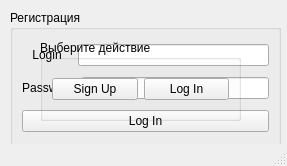
<?xml version="1.0" encoding="UTF-8"?>
<ui version="4.0">
 <class>LogWindow</class>
 <widget class="QMainWindow" name="LogWindow">
  <property name="geometry">
   <rect>
    <x>0</x>
    <y>0</y>
    <width>287</width>
    <height>166</height>
   </rect>
  </property>
  <property name="minimumSize">
   <size>
    <width>287</width>
    <height>166</height>
   </size>
  </property>
  <property name="maximumSize">
   <size>
    <width>287</width>
    <height>166</height>
   </size>
  </property>
  <property name="windowTitle">
   <string>MainWindow</string>
  </property>
  <widget class="QWidget" name="centralwidget">
   <widget class="QGroupBox" name="BoxEnter">
    <property name="geometry">
     <rect>
      <x>10</x>
      <y>10</y>
      <width>271</width>
      <height>141</height>
     </rect>
    </property>
    <property name="title">
     <string>Регистрация</string>
    </property>
    <layout class="QVBoxLayout" name="verticalLayout">
     <item>
      <layout class="QHBoxLayout" name="horizontalLayout_2">
       <item>
        <widget class="QLabel" name="label_3">
         <property name="minimumSize">
          <size>
           <width>50</width>
           <height>0</height>
          </size>
         </property>
         <property name="text">
          <string>Login</string>
         </property>
         <property name="alignment">
          <set>Qt::AlignCenter</set>
         </property>
        </widget>
       </item>
       <item>
        <widget class="QLineEdit" name="EditLogin"/>
       </item>
      </layout>
     </item>
     <item>
      <layout class="QHBoxLayout" name="horizontalLayout_3">
       <item>
        <widget class="QLabel" name="label_4">
         <property name="minimumSize">
          <size>
           <width>50</width>
           <height>0</height>
          </size>
         </property>
         <property name="text">
          <string>Password</string>
         </property>
         <property name="alignment">
          <set>Qt::AlignCenter</set>
         </property>
        </widget>
       </item>
       <item>
        <widget class="QLineEdit" name="EditPassword"/>
       </item>
      </layout>
     </item>
     <item>
      <widget class="QPushButton" name="BNext">
       <property name="text">
        <string>Log In</string>
       </property>
      </widget>
     </item>
    </layout>
   </widget>
   <widget class="QGroupBox" name="BoxWay">
    <property name="geometry">
     <rect>
      <x>40</x>
      <y>40</y>
      <width>201</width>
      <height>81</height>
     </rect>
    </property>
    <property name="title">
     <string>Выберите действие</string>
    </property>
    <layout class="QHBoxLayout" name="horizontalLayout">
     <item>
      <widget class="QPushButton" name="BReg">
       <property name="text">
        <string>Sign Up</string>
       </property>
      </widget>
     </item>
     <item>
      <widget class="QPushButton" name="BLog">
       <property name="text">
        <string>Log In</string>
       </property>
      </widget>
     </item>
    </layout>
   </widget>
  </widget>
  <widget class="QStatusBar" name="statusBar"/>
 </widget>
 <resources/>
 <connections/>
</ui>
